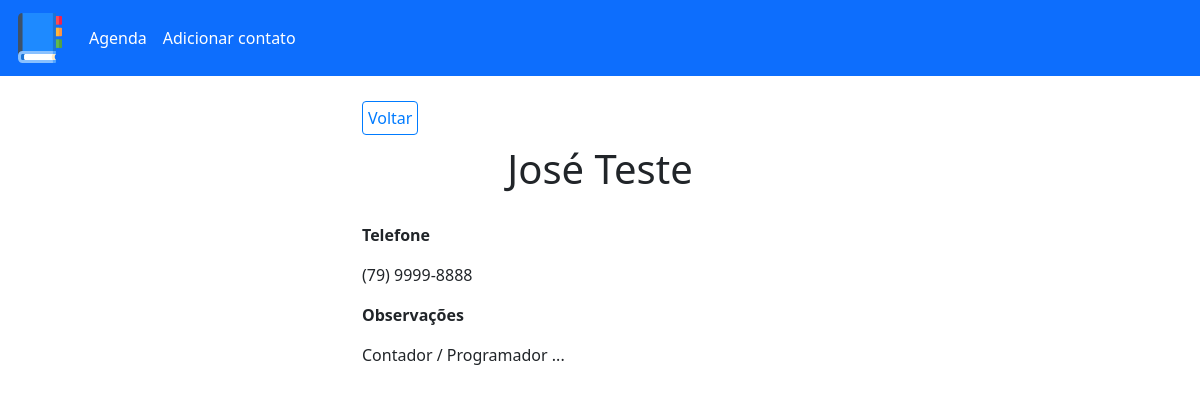
The page /show.php?id=12 on the database its author committed.
### tables this page shows
CREATE TABLE `contacts` (
  `id` int(10) UNSIGNED NOT NULL,
  `nome` varchar(25) DEFAULT NULL,
  `phone` varchar(20) DEFAULT NULL,
  `observations` text DEFAULT NULL
);

### config/process.php (called while the page is built, shortened)
<?php
include_once("connection.php");
include_once("url.php");
$data = $_POST;
if(!empty($data)){
    if($data["type"] === "create") {
      $name = $data["nome"];
      $phone = $data["phone"];
      $observations = $data["observations"];
      $query = "INSERT INTO contacts (nome, phone, observations) VALUES (:nome, :phone, :observations)";
      $stmt = $conn->prepare($query);
      $stmt->bindParam(":nome", $name);
      $stmt->bindParam(":phone", $phone);
      $stmt->bindParam(":observations", $observations);
      try {
        $stmt->execute();
        $_SESSION["msg"] = "Contato criado com sucesso";
       }catch(PDOException $e) {
           $error = $e->getMessage();
           echo "Erro: $error";
       }
    } else if($data["type"] === "edit") {
      $id = $data["id"];
      $nome = $data["nome"];
      $phone = $data["phone"];
      $observations = $data["observations"];
      $query = "UPDATE contacts SET nome = :nome, phone = :phone, observations = :observations WHERE id = :id";
      $stmt = $conn->prepare($query);
      $stmt->bindParam(":id", $id);
      $stmt->bindParam(":nome", $nome);
      $stmt->bindParam(":phone", $phone);
      $stmt->bindParam(":observations", $observations);
      try {
        $stmt->execute();
        $_SESSION["msg"] = "Contato atualizado com sucesso";
       }catch(PDOException $e) {
           $error = $e->getMessage();
           echo "Erro: $error";
       }
    }else if($data["type"] === "delete") {
      $id = $data["id"];
      $query = "DELETE FROM contacts WHERE id = :id";
      $stmt = $conn->prepare($query);
      $stmt->bindParam(":id", $id);
      try {
        $stmt->execute();
        $_SESSION["msg"] = "Contato deletado com sucesso";
       }catch(PDOException $e) {
           $error = $e->getMessage();
           echo "Erro: $error";
       }
    }
    header("Location:" . $BASE_URL . "../index.php");
}else{
  $id = "";
  if(!empty($_GET["id"])) {
      $id = $_GET["id"];
  }
  if(!empty($id)) {
    $query = "SELECT * FROM contacts WHERE id = :id";
    $stmt = $conn->prepare($query);
    $stmt->bindParam(":id", $id);
    $stmt->execute();
    $contact = $stmt->fetch();
  }else{
  }
  $query = "SELECT * FROM contacts";
  $stmt = $conn->prepare($query);
  $stmt->execute();
  $contacts = $stmt->fetchAll();
}
?>

### show.php (the view, shortened to what this page needs)
<?php
    include_once("templates/header.php");
?>
    <div class="container" id="view-contact-container">
        <h1 id="main-title"><?= $contact["nome"] ?></h1>
        <p class="bold">Telefone</p>
        <p><?= $contact["phone"] ?></p>
        <p class="bold">Observações</p>
        <p><?= $contact["observations"] ?></p>
    </div>
<?php
    include_once("templates/footer.php")
?>

### css/styles.css (style rules this page uses)
#main-title { text-align: center; margin: 15px 0 30px; }
#view-contact-container { max-width: 500px; margin: 0 auto; }
.bold { font-weight: bold; }
#back-link-container { display: block; width: 500px; margin: 30px auto 0; }
#back-link { border: 1px solid #007bff; color: #007bff; border-radius: 4px; padding: 5px; text-decoration: none; }

### rows shown on the page
contacts: nome "José Teste", phone "(79) 9999-8888", observations "Contador / Programador ..."
